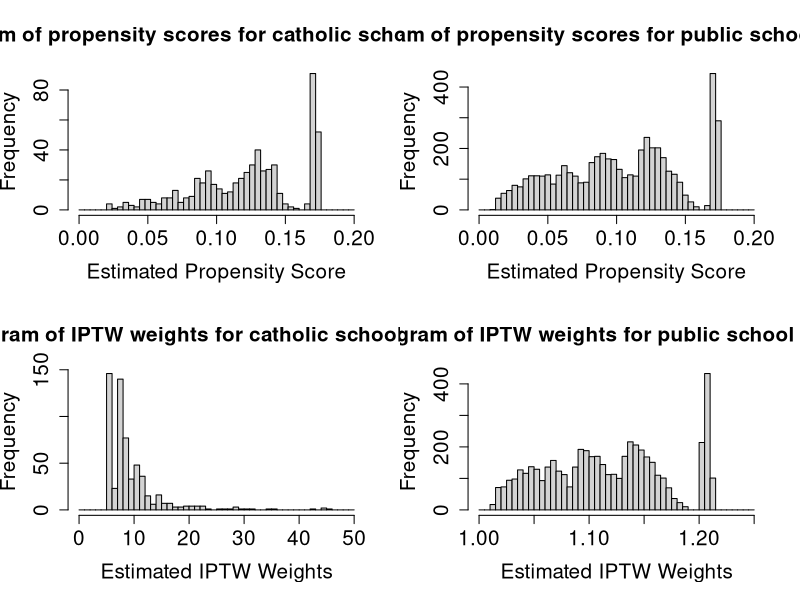

R code for this plot: (Note: this script raises an error after producing the figure.)
cath=read.csv('nels.csv')
cath$faminc8 <- cath$faminc8-1
cath <- within(cath,{
             prop=fitted.values(glm(catholic~faminc8*math8+I(faminc8*faminc8),family=binomial))
             eotm=ifelse(catholic==1,1/prop,1/(1-prop))
})
cath <- within(cath,{
             teotm=eotm
             p=ifelse(catholic==1,eotm/sum(subset(cath,catholic==1,eotm)),eotm/sum(subset(cath,catholic==0,eotm)))
             hajek=ifelse(catholic==1,1/(nrow(cath[cath$catholic==1,])*p),1/(nrow(cath[cath$catholic==0,])*p))
})
cath$teotm[which(cath$teotm>20)]=20

## Make appendix figure 1 
par(mfrow=c(2,2))
hist(cath[which(cath$catholic==1),]$prop,breaks=seq(0,0.2,by=0.004),xlim=c(0,0.2),cex.lab=1.5,cex.axis=1.5,cex.main=1.5,main = "Histogram of propensity scores for catholic school students",xlab="Estimated Propensity Score")
hist(cath[which(cath$catholic==0),]$prop,breaks=seq(0,0.2,by=0.004),xlim=c(0,0.2),cex.lab=1.5,cex.axis=1.5,cex.main=1.5,main = "Histogram of propensity scores for public school students",xlab="Estimated Propensity Score")
hist(cath[which(cath$catholic==1),]$eotm,breaks = seq(0,50,by=1),xlim=c(0,50),cex.lab=1.5,cex.axis=1.5,cex.main=1.5,main = "Histogram of IPTW weights for catholic school students",xlab="Estimated IPTW Weights")
hist(cath[which(cath$catholic==0),]$eotm,breaks = seq(1,1.25,by=0.005),xlim=c(1,1.25),cex.lab=1.5,cex.axis=1.5,cex.main=1.5,main = "Histogram of IPTW weights for public school students",xlab="Estimated IPTW Weights")
par(mfrow=c(1,1))

summary(lm(math12~catholic+faminc8*math8,data=cath))
summary(lm(math12~catholic+faminc8*math8,weights = eotm,data=cath))
summary(lm(math12~catholic+faminc8*math8,weights = teotm,data=cath))

set.seed(12345)
library(boot)
## H-H estimator
hh=function(d,i){
  mod=lm(math12~catholic+faminc8*math8,data=d[i,],weights=d[i,]$hajek)
  return(coef(mod)[2])
}

hhest=boot(cath,hh,1000,strata=cath$catholic,weights=cath$p,parallel="snow",ncpus=8)
c(mean(hhest$t),sd(hhest$t)) ## Mean is 1.67, SD is 0.24

## Bootstrap IPTW
iptw=function(d,i){
  mod=lm(math12~catholic+faminc8*math8,data=d[i,],weights=d[i,]$eotm)
  return(coef(mod)[2])
}

biptw=boot(cath,iptw,1000,strata=cath$catholic,parallel="snow",ncpus=8)
c(mean(biptw$t),sd(biptw$t)) ## Mean is 1.61, SD is 0.25

## Bootstrap IPTW with trimmed weights
iptwt=function(d,i){
  mod=lm(math12~catholic+faminc8*math8,data=d[i,],weights=d[i,]$teotm)
  return(coef(mod)[2])
}

biptwt=boot(cath,iptwt,1000,strata=cath$catholic,parallel="snow",ncpus=8)
c(mean(biptwt$t),sd(biptwt$t)) ## Mean is 1.67, SD is 0.25

plot(density(hhest$t))
lines(density(biptw$t),col='red')
lines(density(biptwt$t),col='blue')
legend('topright',legend=c('H-H EST','BIPTW EST','BIPTW Trimmed'),lty=1,col=c('black','red','blue'))

## I create a function for bootstrapping IPTW estimator

bootiptw=function(iter,data){
  out <- numeric(iter)
  tdata <- data[data$catholic==1,]
  cdata <- data[data$catholic==0,]
  for(i in 1:iter){
    data1=tdata[sample(nrow(tdata),replace=TRUE),]
    data0=cdata[sample(nrow(cdata),replace=TRUE),]
    newdata=as.data.frame(rbind(data1,data0))
    iptw=lm(math12~catholic+math8*faminc8,weights=newdata$eotm,data=newdata)
    out[i] <- coef(iptw)[2]
  }
  return(c(mean(out),sd(out)))
}

bootiptw <- compiler::cmpfun(bootiptw)

bootiptw(1000,cath) ## 1.62 with se = 0.25

bootiptwt=function(iter,data){
  out <- numeric(iter)
  tdata <- data[data$catholic==1,]
  cdata <- data[data$catholic==0,]
  for(i in 1:iter){
    data1=tdata[sample(nrow(tdata),replace=TRUE),]
    data0=cdata[sample(nrow(cdata),replace=TRUE),]
    newdata=as.data.frame(rbind(data1,data0))
    iptw=lm(math12~catholic+math8*faminc8,weights=newdata$teotm,data=newdata)
    out[i] <- coef(iptw)[2]
  }
  return(c(mean(out),sd(out)))
}

bootiptwt <- compiler::cmpfun(bootiptwt)

bootiptwt(1000,cath) ## 1.68 with se = 0.25


## I also create a function for Hansen-Hurwitz estimator 
hhreg=function(iter,data){
  out <- numeric(iter)
  d1 <- data[data$catholic==1,]
  d0 <- data[data$catholic==0,]
  t1=rmultinom(iter,nrow(d1),prob=d1$p)
  t0=rmultinom(iter,nrow(d0),prob=d0$p)
  for(i in 1:iter){
    dt=d1[rep(1:nrow(d1),times=t1[,i]),]
    dc=d0[rep(1:nrow(d0),times=t0[,i]),]
    d=as.data.frame(rbind(dt,dc))
    mod=lm(math12~catholic+math8*faminc8,data=d,weights=d$hajek)
    out[i]=coef(mod)[2]
  }
  return(c(mean(out),sd(out)))
}

hhreg <- compiler::cmpfun(hhreg)

hhreg(1000,cath) ## 1.68 with se = 0.24


